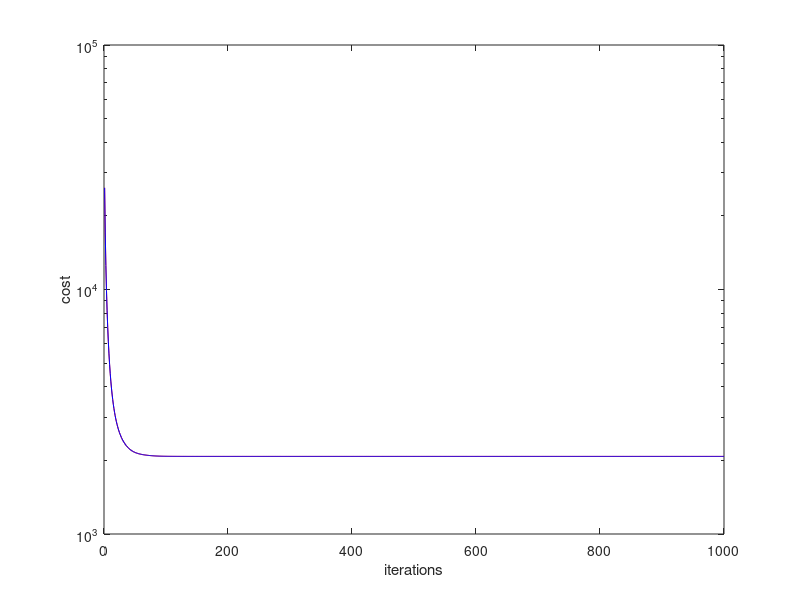
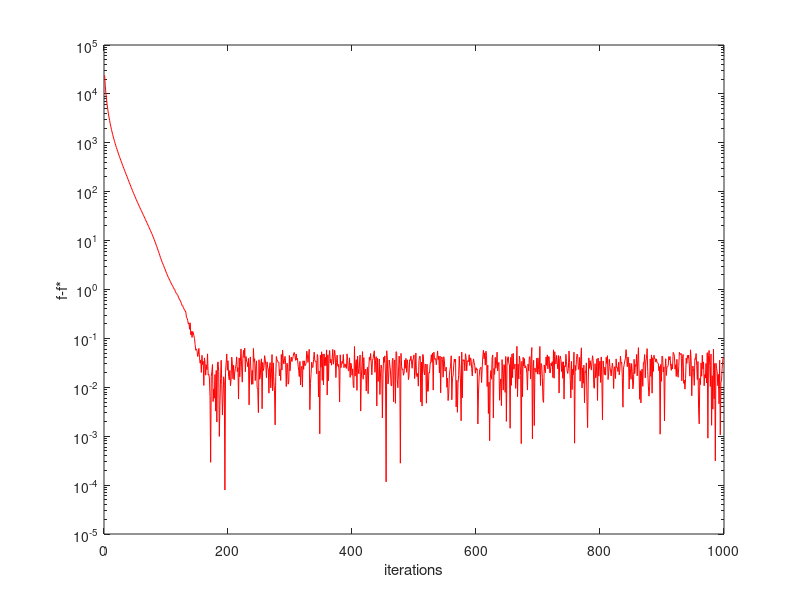

Reproduce these figures in MATLAB, in order.
clear 
clc
rng(1)
m = 500; % The number of data (row)
n = 500; % The number of variables (column)
A = normrnd(0, 1, [m,n]); % generate data
b = normrnd(0, 9, [m,1]); % generate random coefficient
la = 4;
x0 = rand(n,1);
K = 1000;
L = max(eig(A'*A));
s = 1 / L;
x_k1 = x0;
y_k1 = x0;
t = ones(K,1);
cost1 = zeros(K-1,1);
cost2 = zeros(K-1,1);
error = zeros(K-1,1);
r = 6;

for i = 1: K
    beta = (i-1)/(i+r-1);
    x_k2 = y_k1 - s * ( A' * (A * y_k1 - b) + la * sign(y_k1) ) ;
    y_k2 = x_k2 + beta * (x_k2 - x_k1);
    cost1(i) = 0.5 * norm(A * x_k2 - b)^2 + la * norm(x_k2, 1);
    x_k1 = x_k2;  
    y_k1 = y_k2;
end

x_k_1 = x0;
y_k_1 = x0;
for j = 1: K
    beta = (j-1)/(j+r-1);
    x_k_2 = y_k_1 - s *  ( A' * (A * y_k_1 - b) + la * sign(y_k_1) ) ;
    y_k_2 = x_k_2 + beta * (x_k_2 - x_k_1);
    t(j) = j * sqrt(s);
    cost2(j) = 0.5 * norm(A * x_k_2 - b)^2 + la * norm(x_k_2, 1);
    error(j) = abs(0.5 * norm(A * x_k_2 - b)^2 + la * norm(x_k_2, 1) - (0.5 * norm(A * x_k1 - b)^2 + la * norm(x_k1, 1)));
    x_k_1 = x_k_2;  
    y_k_1 = y_k_2;
end


iteration = linspace(1,K,K);

figure(1)
semilogy(iteration,cost1,'color','red')
hold on
semilogy(iteration,cost2,'color','blue')
xlabel('iterations')
ylabel('cost')

figure(2)
semilogy(iteration,error,'color','red')
xlabel('iterations')
ylabel('f-f*')


% A' * (A * x_k1 - b)
